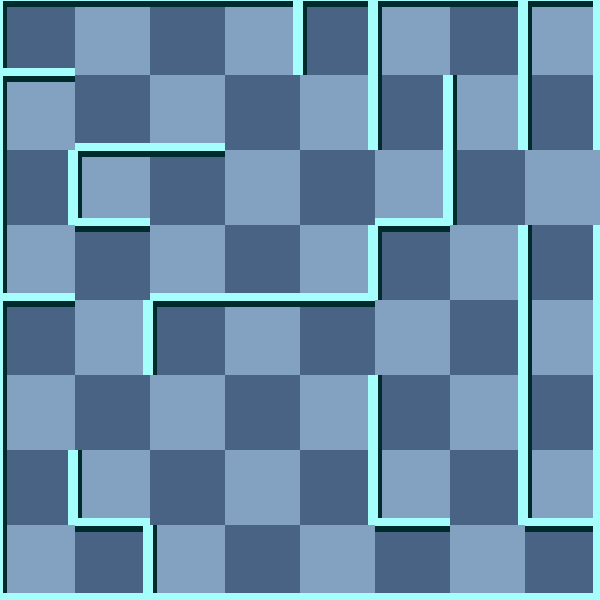

This game map was drawn from its Tiled (.tmx) file and the tilesets committed beside it. A one-line description and the trimmed map source follow:
An orthogonal 8x8 tile map with 75x75 px tiles, 2 tile layers (background, 块层 1) and 3 objects (Exit, Player, RedMummy).

<map version="1.0" orientation="orthogonal" width="8" height="8" tilewidth="75" tileheight="75">
 <tileset firstgid="1" name="wall" tilewidth="75" tileheight="75">
  <image source="gfx/wall.png" width="300" height="375" />
  <tile id="0">
   <properties>
    <property name="ValOfWall" value="0" />
   </properties>
  </tile>
  <tile id="1">
   <properties>
    <property name="ValOfWall" value="1" />
   </properties>
  </tile>
  <tile id="2">
   <properties>
    <property name="ValOfWall" value="2" />
   </properties>
  </tile>
  <tile id="3">
   <properties>
    <property name="ValOfWall" value="3" />
   </properties>
  </tile>
  <tile id="4">
   <properties>
    <property name="ValOfWall" value="4" />
   </properties>
  </tile>
  <tile id="5">
   <properties>
    <property name="ValOfWall" value="5" />
   </properties>
  </tile>
  <tile id="6">
   <properties>
    <property name="ValOfWall" value="6" />
   </properties>
  </tile>
  <tile id="7">
   <properties>
    <property name="ValOfWall" value="7" />
   </properties>
  </tile>
  <tile id="8">
   <properties>
    <property name="ValOfWall" value="8" />
   </properties>
  </tile>
  <tile id="9">
   <properties>
    <property name="ValOfWall" value="9" />
   </properties>
  </tile>
  <tile id="10">
   <properties>
    <property name="ValOfWall" value="10" />
   </properties>
  </tile>
  <tile id="11">
   <properties>
    <property name="ValOfWall" value="11" />
   </properties>
  </tile>
  <tile id="12">
   <properties>
    <property name="ValOfWall" value="12" />
   </properties>
  </tile>
  <tile id="13">
   <properties>
    <property name="ValOfWall" value="13" />
   </properties>
  </tile>
  <tile id="14">
   <properties>
    <property name="ValOfWall" value="14" />
   </properties>
  </tile>
  <tile id="15">
   <properties>
    <property name="ValOfWall" value="15" />
   </properties>
  </tile>
  <tile id="18">
   <properties>
    <property name="ValOfWall" value="-1" />
   </properties>
  </tile>
 </tileset>
 <layer name="background" width="8" height="8">
  <data>[64 cells, 64 non-empty, 2 distinct tile ids]</data>
 </layer>
 <layer name="块层 1" width="8" height="8">
  <data>[64 cells, 64 non-empty, 15 distinct tile ids]</data>
 </layer>
 <objectgroup name="对象层 1" width="8" height="8">
  <object name="Exit" x="600" y="150" />
  <object name="Player" x="0" y="375">
   <properties>
    <property name="value" value="1" />
   </properties>
  </object>
  <object name="RedMummy" x="525" y="525">
   <properties>
    <property name="value" value="21" />
   </properties>
  </object>
 </objectgroup>
</map>